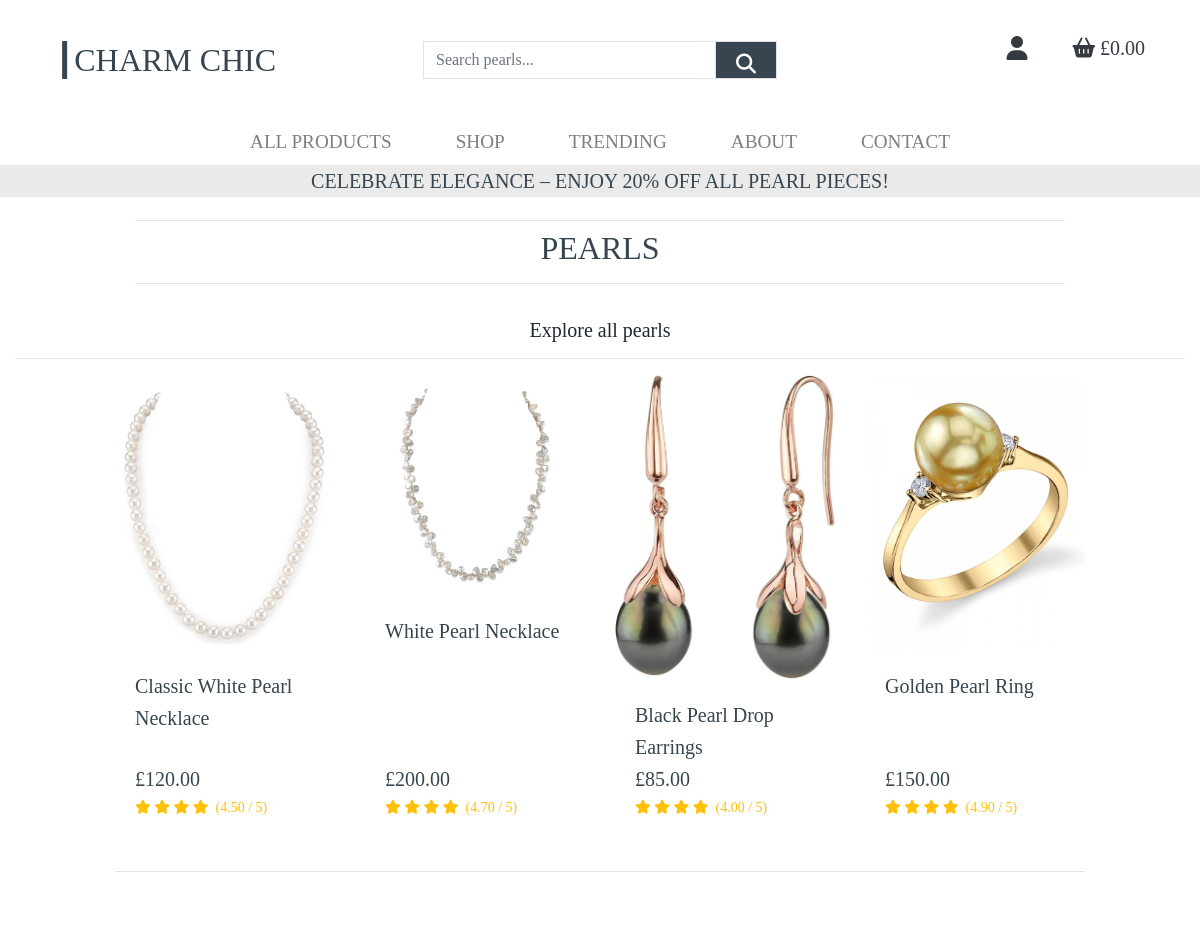
/products/ (upper part), run on an earlier commit of the app's database.
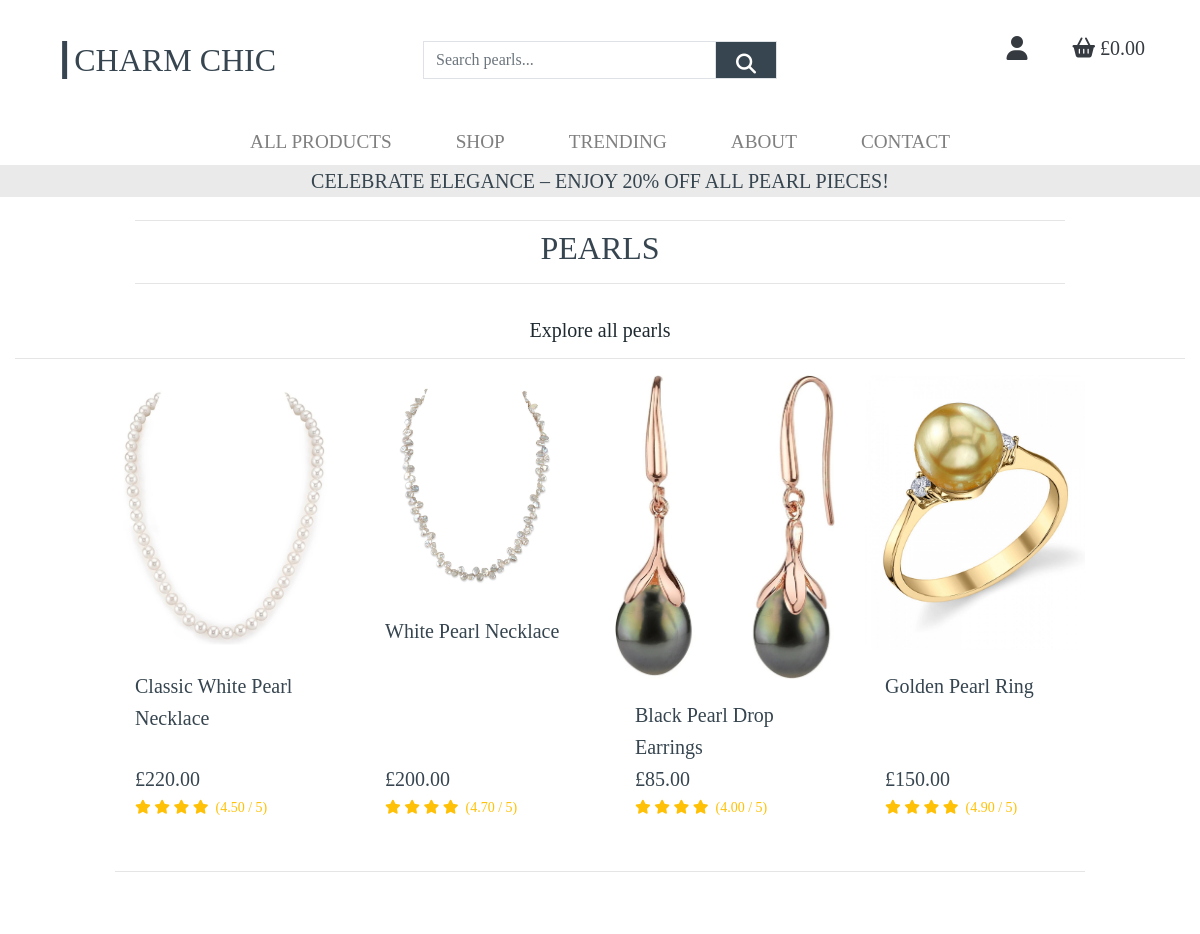
And on a later commit of the database.
### products/models.py (models this page shows, shortened)
class Product(models.Model):
    category = models.ForeignKey('Category', null=True, blank=True, on_delete=models.SET_NULL)
    subcategory = models.ForeignKey('SubCategory', null=True, blank=True, on_delete=models.SET_NULL)
    sku = models.CharField(max_length=254, null=True, blank=True)
    name = models.CharField(max_length=254)
    description = models.TextField()
    price = models.DecimalField(max_digits=6, decimal_places=2)
    rating = models.DecimalField(max_digits=6, decimal_places=2, null=True, blank=True)
    image = models.ImageField(null=True, blank=True)

### products/views.py (the view)
# urls.py: path('', views.all_products, name='products'),
def all_products(request):
    products = Product.objects.all()
    context = {
        'products': products,
    }
    return render(request, 'products/products.html', context)

### products/templates/products/products.html (shortened to what this page needs)
{% extends "base.html" %}
{% load static %}
{% block page_header %}
<div class="container header-container mt-5">
    <div class="row">
        <div class="col text-center">
            <hr class="my-2">
            <h2 class="logo-font product-header">Pearls</h2>
            <hr class="my-2">
        </div>
    </div>
</div>
{% endblock %}
{% block content %}
<div class="container-fluid">
    <div class="row">
        <div class="col text-center mt-3">
            <h4>Explore all pearls</h4>
            <hr class="w-45 mb-3">
        </div>
    </div>
    <div class="row">
        <div class="product-container col-10 offset-1">
            <div class="row">
                {% for product in products %}
                    <div class="col-sm-6 col-md-6 col-lg-4 col-xl-3 mb-4">
                        <div class="card h-100 border-0">
                            <a href="{% url 'product_detail' product.id %}">
                                {% if product.image %}
                                    <img class="card-img-top img-fluid" src="{{ product.image.url }}" alt="{{ product.name }}">
                                {% else %}
                                    <img class="card-img-top img-fluid" src="{{ MEDIA_URL }}noimage.png" alt="{{ product.name }}">
                                {% endif %}
                            </a>
                            <div class="card-body pb-0">
                                <p class="mb-0">{{ product.name }}</p>
                            </div>
                            <div class="card-footer bg-white pt-0 border-0 text-left">
                                <div class="row">
                                    <div class="col">
                                        <p class="lead mb-0 text-left">£{{ product.price }}</p>
                                        {% if product.rating %}
                                            <small class="text-warning product-rating">
                                                {% for i in "12345" %}
                                                    <i class="fas fa-star{% if i > product.rating|stringformat:"d" %}-o{% endif %}"></i>
                                                {% endfor %}
                                                ({{ product.rating }} / 5)
                                            </small>
                                        {% else %}
                                            <small class="text-muted">No Rating</small>
                                        {% endif %}
                                    </div>
                                </div>
                            </div>
                        </div>
                    </div>
                    {% if forloop.counter|divisibleby:4 %}
                        <div class="col-12 d-none d-xl-block mb-5">
                            <hr>
                        </div>
                    {% endif %}
                {% endfor %}
            </div>
        </div>
    </div>
</div>
{% endblock %}

### templates/base.html (shortened to what this page needs)
{% load static %}
<!doctype html>
<html lang="en">
  <head>
    {% block corecss %}
      <link rel="stylesheet" href="https://cdn.jsdelivr.net/npm/bootstrap@4.6.2/dist/css/bootstrap.min.css">
      <link rel="stylesheet" href="{% static 'css/base.css' %}">
    {% endblock %}
  </head>
  <body>
    <header class="container-fluid fixed-top bg-white">
      <div id="topnav" class="row bg-white p-lg-4 d-none d-lg-flex">
          <div class="col-12 col-lg-4 my-auto py-1 py-lg-0 text-center text-lg-left">
              <a href="{% url 'home' %}" class="nav-link main-logo-link">
                  <h2 class="logo-font my-0">┃Charm Chic</h2>
              </a>
          </div>
          <div class="col-12 col-lg-4 my-auto py-1 py-lg-0">
              <form class="form" method="GET" action="">
                  <div class="input-group w-100">
                      <input class="form-control border border-black rounded-0" type="text" name="q"
                             placeholder="Search pearls..." aria-label="type search term here">
                      <div class="input-group-append">
                          <button class="form-control btn btn-black border border-black rounded-0"
                                  type="submit" aria-label="search button">
                              <i class="fas fa-search fa-lg"></i>
                          </button>
                      </div>
                  </div>
              </form>
          </div>
          <div class="col-12 col-lg-4 my-auto py-1 py-lg-0">
              <ul class="list-inline list-unstyled text-center text-lg-right my-auto">
                  <li class="list-inline-item">
                      <div class="dropdown-center">
                          <button class="nav-link btn " type="button" id="user-options" data-toggle="dropdown"
                                  aria-expanded="false" aria-label="my account">
                              <div class="text-dark">
                                <div><i class="fas fa-user fa-lg"></i></div>
                            </div>
                          </button>
                      </div>
                  </li>
                  <li class="list-inline-item">
                      <a class="nav-link{% if grand_total %} text-info font-weight-bold{% else %} text-black{% endif %}"
                         href="">
                          <div class="text-center">
                              <p class="text-dark">
                                  <i class="fas fa-shopping-basket"></i>
                                  {% if grand_total %}
                                  £{{ grand_total|floatformat:2 }}
                                  {% else %}
                                  £0.00
                                  {% endif %}
                              </p>
                          </div>
                      </a>
                  </li>
              </ul>
          </div>
      </div>
  {% include 'includes/main-nav.html' %}
  <div id="delivery-banner" class="row text-center">
    <div class="col bg-black text-white">
        <h4 class="logo-font my-1">Celebrate Elegance – Enjoy 20% Off All Pearl Pieces!</h4>
    </div>
</div>
</header>
    {% block page_header %}
    {% endblock %}
    {% block content %}
    {% endblock %}
  </body>
</html>

### templates/includes/main-nav.html (shortened to what this page needs)
<nav class="navbar-expand navbar-light">
    <div class="collapse navbar-collapse" id="main-nav">
        <ul class="navbar-nav w-auto mx-auto">
        <li class="nav-item">
            <a class="nav-link mr-5" href="{% url 'products' %}">
                All Products
            </a>
        </li>
            <li class="nav-item dropdown">
                <a class="nav-link mr-5" href="#" id="shop-link" data-toggle="dropdown" aria-haspopup="true" aria-expanded="false">
                    Shop
                </a>
            </li>
            <li class="nav-item dropdown">
                <a class="nav-link mr-5" href="#" id="trending-link" data-toggle="dropdown" aria-haspopup="true" aria-expanded="false">
                    Trending
                </a>
            </li>
            <li class="nav-item">
                <a class="nav-link mr-5" href="">
                    About
                </a>
            </li>
            <li class="nav-item">
                <a class="nav-link" href="">
                    Contact
                </a>
            </li>
        </ul>
    </div>
</nav>

### static/css/base.css (style rules this page uses)
html { height: 100%; }
body { color: #36454F; font-family: 'Babylonica'; }
h4, h5, h6 { font-size: 20px; color: #1F2A30; margin: 10px 0; }
p { font-size: 18px; color: #36454F; line-height: 1.6; }
.nav-link { text-transform: uppercase; font-size: 1.2rem; color: #36454F; }
.logo-font { text-transform: uppercase; color: #36454F; margin-bottom: 1rem; }
.main-logo-link { width: fit-content; }
.row img { max-width: 100%; border-radius: 10px; transition: transform 0.3s ease; }
.row p { font-size: 1.25rem; color: #36454F; margin-bottom: 1.5rem; }
.btn.btn-black { background-color: #36454F; color: #fff; border: none; border-radius: 25px; padding: 10px 20px; transition: background-color 0.3s ease; }
.bg-black { background: #EAEAEA; }
@media (min-width: 1200px) { .container { max-width: 80%; } }
@media (min-width: 992px) { .header-container { padding-top: 164px; } }

What changed in the data, as far as the page shows it:
changed Product "Classic White Pearl Necklace": price "120.00" → "220.00"
